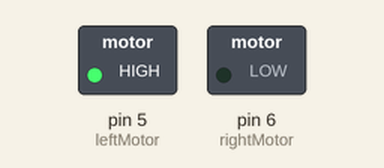
A sketch run on a simulated Arduino Uno, built with avr-gcc and run on an emulated ATmega328P. Parts: switched loads named in the sketch (green lamp = pin HIGH). What the sketch prints to the serial monitor is not drawn.

Above: at 0.05 s.
At 2.05 s:
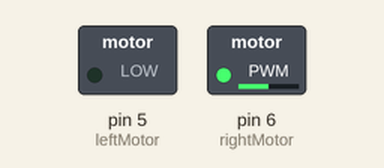
At 3.95 s:
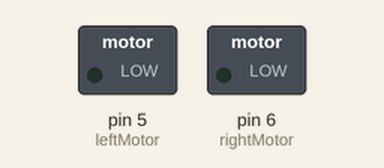
Timing chart, 0 to 5.2 s (numbered marks = the images above):
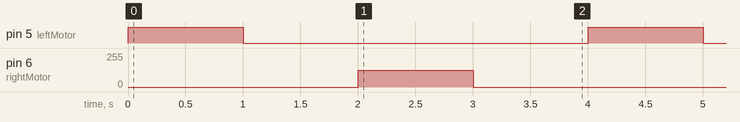

Measured:
- by itself, pin 5 (leftMotor): alternates HIGH for 1.0 s and LOW for 3.0 s
- by itself, pin 6 (rightMotor): alternates 127/255 for 1.0 s and 0/255 for 3.0 s

The sketch:

MotorsTest.ino
```cpp
/*
 *Motors Test and Calibration
 *
 * quick Test for Ultradar Bot drive motors
 * Written by Sudhu Tewari, 2018
 *
 */


int leftMotor = 5;
int rightMotor = 6;

void setup() {
  Serial.begin(9600);
  pinMode(leftMotor,OUTPUT);
  pinMode(rightMotor,OUTPUT);
}

void loop() {
  Serial.println(leftMotor);
  analogWrite(leftMotor, 255);
  delay(1000);
  analogWrite(leftMotor, 0);
  delay(1000);
  analogWrite(rightMotor, 127);
  delay(1000);
  analogWrite(rightMotor, 0);
  delay(1000);
}
```
